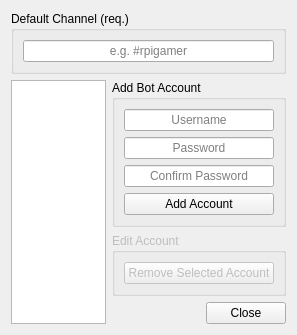
<?xml version="1.0" encoding="UTF-8"?>
<ui version="4.0">
 <class>Dialog_Account_Management</class>
 <widget class="QDialog" name="Dialog_Account_Management">
  <property name="geometry">
   <rect>
    <x>0</x>
    <y>0</y>
    <width>297</width>
    <height>308</height>
   </rect>
  </property>
  <property name="windowTitle">
   <string>Account Management</string>
  </property>
  <property name="windowIcon">
   <iconset resource="media.qrc">
    <normaloff>:/icons/icons/Gnome-Input-Gaming.ico</normaloff>:/icons/icons/Gnome-Input-Gaming.ico</iconset>
  </property>
  <layout class="QGridLayout" name="gridLayout">
   <item row="3" column="1">
    <widget class="QGroupBox" name="groupBox_2">
     <property name="enabled">
      <bool>false</bool>
     </property>
     <property name="title">
      <string>Edit Account</string>
     </property>
     <layout class="QGridLayout" name="gridLayout_2">
      <item row="0" column="0">
       <widget class="QPushButton" name="pushButton_remove">
        <property name="text">
         <string>Remove Selected Account</string>
        </property>
       </widget>
      </item>
     </layout>
    </widget>
   </item>
   <item row="1" column="1" rowspan="2">
    <widget class="QGroupBox" name="groupBox">
     <property name="sizePolicy">
      <sizepolicy hsizetype="Preferred" vsizetype="Preferred">
       <horstretch>1</horstretch>
       <verstretch>0</verstretch>
      </sizepolicy>
     </property>
     <property name="title">
      <string>Add Bot Account</string>
     </property>
     <layout class="QVBoxLayout" name="verticalLayout_2">
      <item>
       <widget class="QLineEdit" name="lineEdit_username">
        <property name="alignment">
         <set>Qt::AlignCenter</set>
        </property>
        <property name="placeholderText">
         <string>Username</string>
        </property>
       </widget>
      </item>
      <item>
       <widget class="QLineEdit" name="lineEdit_password">
        <property name="echoMode">
         <enum>QLineEdit::Password</enum>
        </property>
        <property name="alignment">
         <set>Qt::AlignCenter</set>
        </property>
        <property name="placeholderText">
         <string>Password</string>
        </property>
       </widget>
      </item>
      <item>
       <widget class="QLineEdit" name="lineEdit_password_confirm">
        <property name="echoMode">
         <enum>QLineEdit::Password</enum>
        </property>
        <property name="alignment">
         <set>Qt::AlignCenter</set>
        </property>
        <property name="placeholderText">
         <string>Confirm Password</string>
        </property>
       </widget>
      </item>
      <item>
       <widget class="QPushButton" name="pushButton_add">
        <property name="text">
         <string>Add Account</string>
        </property>
       </widget>
      </item>
     </layout>
    </widget>
   </item>
   <item row="4" column="1">
    <spacer name="verticalSpacer">
     <property name="orientation">
      <enum>Qt::Vertical</enum>
     </property>
     <property name="sizeHint" stdset="0">
      <size>
       <width>20</width>
       <height>40</height>
      </size>
     </property>
    </spacer>
   </item>
   <item row="1" column="0" rowspan="5">
    <widget class="QListWidget" name="listWidget_accounts">
     <property name="editTriggers">
      <set>QAbstractItemView::NoEditTriggers</set>
     </property>
     <property name="alternatingRowColors">
      <bool>true</bool>
     </property>
    </widget>
   </item>
   <item row="5" column="1">
    <widget class="QDialogButtonBox" name="buttonBox">
     <property name="orientation">
      <enum>Qt::Horizontal</enum>
     </property>
     <property name="standardButtons">
      <set>QDialogButtonBox::Close</set>
     </property>
    </widget>
   </item>
   <item row="0" column="0" colspan="2">
    <widget class="QGroupBox" name="groupBox_3">
     <property name="title">
      <string>Default Channel (req.)</string>
     </property>
     <layout class="QVBoxLayout" name="verticalLayout">
      <property name="leftMargin">
       <number>9</number>
      </property>
      <item>
       <widget class="QLineEdit" name="lineEdit_default_channel">
        <property name="alignment">
         <set>Qt::AlignCenter</set>
        </property>
        <property name="placeholderText">
         <string>e.g. #rpigamer</string>
        </property>
       </widget>
      </item>
     </layout>
    </widget>
   </item>
  </layout>
 </widget>
 <resources>
  <include location="media.qrc"/>
 </resources>
 <connections>
  <connection>
   <sender>buttonBox</sender>
   <signal>accepted()</signal>
   <receiver>Dialog_Account_Management</receiver>
   <slot>accept()</slot>
   <hints>
    <hint type="sourcelabel">
     <x>248</x>
     <y>254</y>
    </hint>
    <hint type="destinationlabel">
     <x>157</x>
     <y>274</y>
    </hint>
   </hints>
  </connection>
  <connection>
   <sender>buttonBox</sender>
   <signal>rejected()</signal>
   <receiver>Dialog_Account_Management</receiver>
   <slot>reject()</slot>
   <hints>
    <hint type="sourcelabel">
     <x>316</x>
     <y>260</y>
    </hint>
    <hint type="destinationlabel">
     <x>286</x>
     <y>274</y>
    </hint>
   </hints>
  </connection>
 </connections>
</ui>
